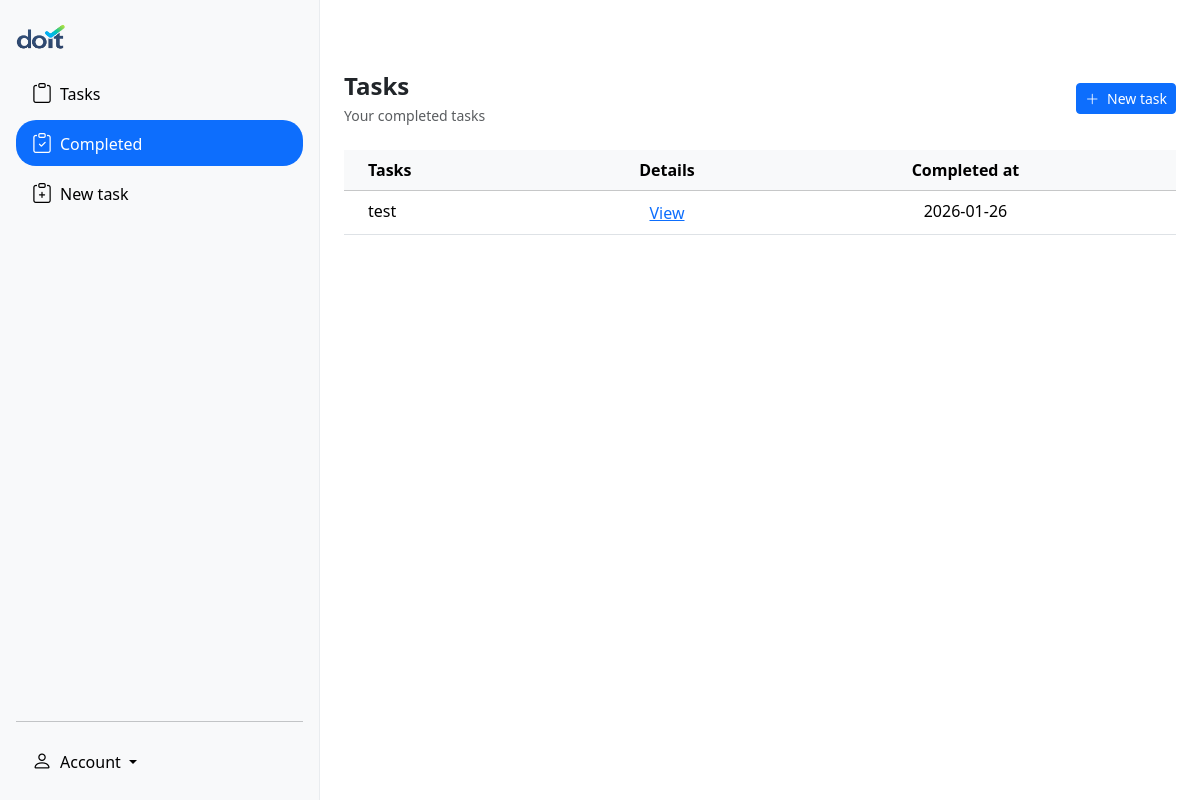
/completed (signed in), run on an earlier commit of the app's database.
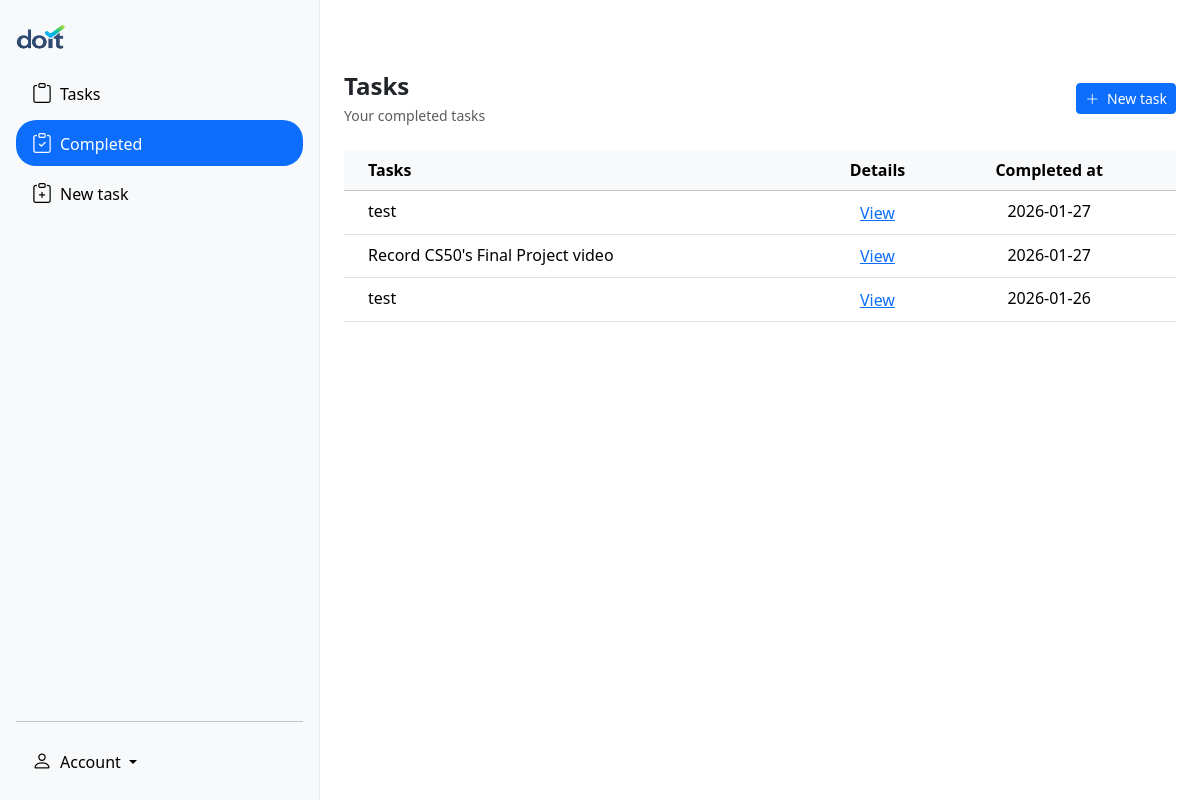
And on a later commit of the database.
### tables this page shows
CREATE TABLE tasks (
    id INTEGER PRIMARY KEY AUTOINCREMENT,
    user_id INTEGER NOT NULL,
    title TEXT NOT NULL,
    description TEXT,
    is_done INTEGER NOT NULL DEFAULT 0,
    due_date TEXT,
    created_at TEXT NOT NULL DEFAULT (datetime('now')),
    completed_at TEXT,

    FOREIGN KEY (user_id) REFERENCES users(id)
);

### app.py (the view)
@app.route("/completed", methods=["GET", "POST"])
@login_required
def completed():
    user_id = session.get("user_id")
    tasks = cur.execute("SELECT * FROM tasks WHERE user_id = ? AND is_done == 1 ORDER BY completed_at DESC", (user_id,)).fetchall()
    return render_template("completed.html", tasks=tasks, active_page='completed')

### helpers.py (called while the page is built)
def login_required(f):
    @wraps(f)
    def decorated_function(*args, **kwargs):
        if session.get("user_id") is None:
            return redirect("/login")
        return f(*args, **kwargs)
    return decorated_function

### templates/completed.html (shortened to what this page needs)
{% extends "layout.html" %}
{% block div %}
    <div class="container py-4">
    {% if tasks %}
        <div class="d-flex justify-content-between align-items-center mb-4">
            <div>
                <h1 class="h4 fw-semibold mb-1">Tasks</h1>
                <p class="text-muted small mb-0">Your completed tasks</p>
            </div>
            <a href="/new" class="btn btn-primary btn-sm">
                <i class="bi bi-plus-lg me-1"></i> New task
            </a>
        </div>
        <table class="table table-hover">
            <thead class="table-light">
                <tr>
                    <th class="ps-4">Tasks</th>
                    <th class="text-center">Details</th>
                    <th class="text-center pe-4">Completed at</th>
                </tr>
            </thead>
            <tbody>
                {% for task in tasks %}
                <tr>
                    <td class="ps-4">{{ task.title }}</td>
                    <td class="text-center"><button type="button" class="btn btn-link p-0" data-bs-toggle="modal" data-bs-target="#descModal" data-task-id="{{ task.id }}">View</button></td>
                    <td class="text-center pe-4">{{ task.completed_at }}</td>
                </tr>
                {% endfor %}
            </tbody>
        </table>
    {% endif %}
    </div>
{% endblock %}

### templates/layout.html (shortened to what this page needs)
<!DOCTYPE html>
<html lang="en">
    <head>
        <link href="https://cdn.jsdelivr.net/npm/bootstrap@5.3.8/dist/css/bootstrap.min.css" rel="stylesheet">
        <link href="/static/styles.css" rel="stylesheet">
        <link rel="stylesheet" href="https://cdn.jsdelivr.net/npm/bootstrap-icons@1.13.1/font/bootstrap-icons.min.css">
    </head>
    <body>
        <div class="offcanvas offcanvas-start show" data-bs-scroll="true" data-bs-backdrop="false" tabindex="-1" id="offcanvasScrolling" aria-labelledby="offcanvasScrollingLabel">
            <div class="offcanvas-body">
                <div class="mb-1">
                    <a class="navbar-brand" href="/">
                        <img src="/static/favicon.png" alt="Doit" width="50px" height="auto">
                </a>
                </div>
                <ul class="nav nav-pills flex-column gap-1">
                    <li class="nav-item">
                        <a class="nav-link {% if active_page=='tasks' %}active{% endif %}" href="/"><i class="bi bi-clipboard fs-5 me-2"></i>Tasks</a>
                    </li>
                    <li class="nav-item">
                        <a class="nav-link {% if active_page=='completed' %}active{% endif %}" href="/completed"><i class="bi bi-clipboard-check fs-5 me-2"></i>Completed</a>
                    </li>
                    <li class="nav-item">
                        <a class="nav-link {% if active_page=='new' %}active{% endif %}" href="/new"><i class="bi bi-clipboard-plus fs-5 me-2"></i>New task</a>
                    </li>
                </ul>
                <div class="mt-auto">
                    <hr>
                    <ul class="nav nav-pills flex-column">
                        <li class="nav-item dropdown">
                            <a class="nav-link dropdown-toggle {% if active_page == 'profile' %}active{% endif %}" role="button" data-bs-toggle="dropdown" aria-expanded="false">
                                <i class="bi bi-person fs-5 me-2"></i>Account
                            </a>
                        </li>
                    </ul>
                </div>
            </div>
        </div>
        <main class="main-content">
            <div class="container py-5 d-flex justify-content-center">
                {% block div %}{% endblock %}
            </div>
        </main>
    </body>
</html>

### static/styles.css (style rules this page uses)
:root { --sidebar-width: 320px; }
body { font-family: 'Segoe UI', Tahoma, Geneva, Verdana, sans-serif; }
.nav-link { color: black; }
.nav-link.active { border-radius: 20px; }
#offcanvasScrolling { width: var(--sidebar-width); }
.main-content { margin-left: var(--sidebar-width); }
.offcanvas.offcanvas-start { width: var(--sidebar-width); background-color: #f8f9fa; border-right: 1px solid #e9ecef; }
.offcanvas-body { display: flex; flex-direction: column; }
.nav-pills .nav-link.active, .nav-pills .show>.nav-link { background-color: #0D6EFD; }

What changed in the data, as far as the page shows it:
now on this page (row edited): tasks: title "test", completed_at "2026-01-27"
added tasks: title "Record CS50's Final Project video", completed_at "2026-01-27"
